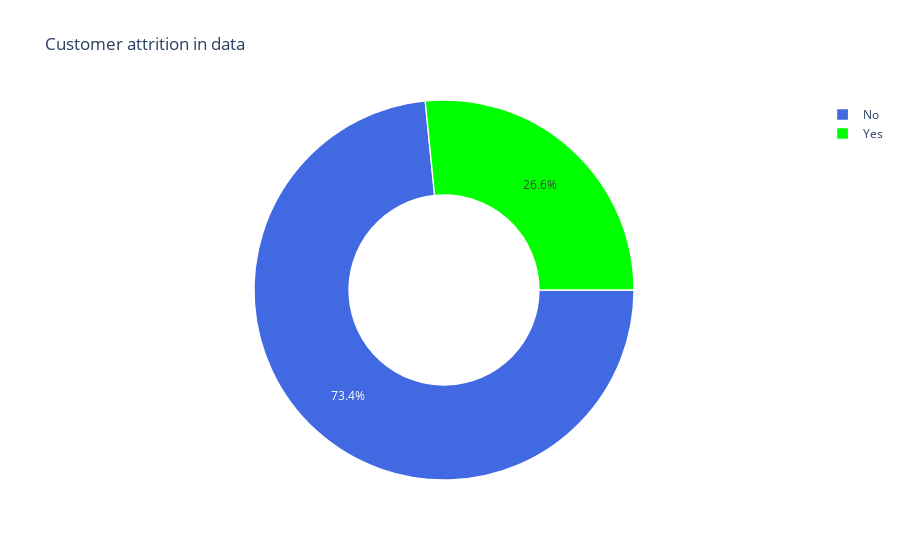

Write notebook code for a chart like this one.
### Code cell
lab = telcom["Churn"].value_counts().keys().tolist()
val = telcom["Churn"].value_counts().values.tolist()

trace = go.Pie(labels = lab ,values = val ,
               marker = dict(colors =  [ 'royalblue' ,'lime'],
                             line = dict(color = "white",
                                         width =  1.3)
                            ),
               rotation = 90,hoverinfo = "label+value+text",hole = .5
              )
layout = go.Layout(dict(title = "Customer attrition in data"))

data = [trace]
fig = go.Figure(data = data,layout = layout)
py.iplot(fig)

### Figure 1 — Plotly figure (JSON) as saved in the notebook; plotly's stock layout.template omitted (floating-point values rounded to 4 significant figures)
{"data": [{"hole": 0.5, "hoverinfo": "label+value+text", "labels": ["No", "Yes"], "marker": {"colors": ["royalblue", "lime"], "line": {"color": "white", "width": 1.3}}, "rotation": 90, "type": "pie", "values": [5163, 1869]}], "layout": {"title": {"text": "Customer attrition in data"}}}
